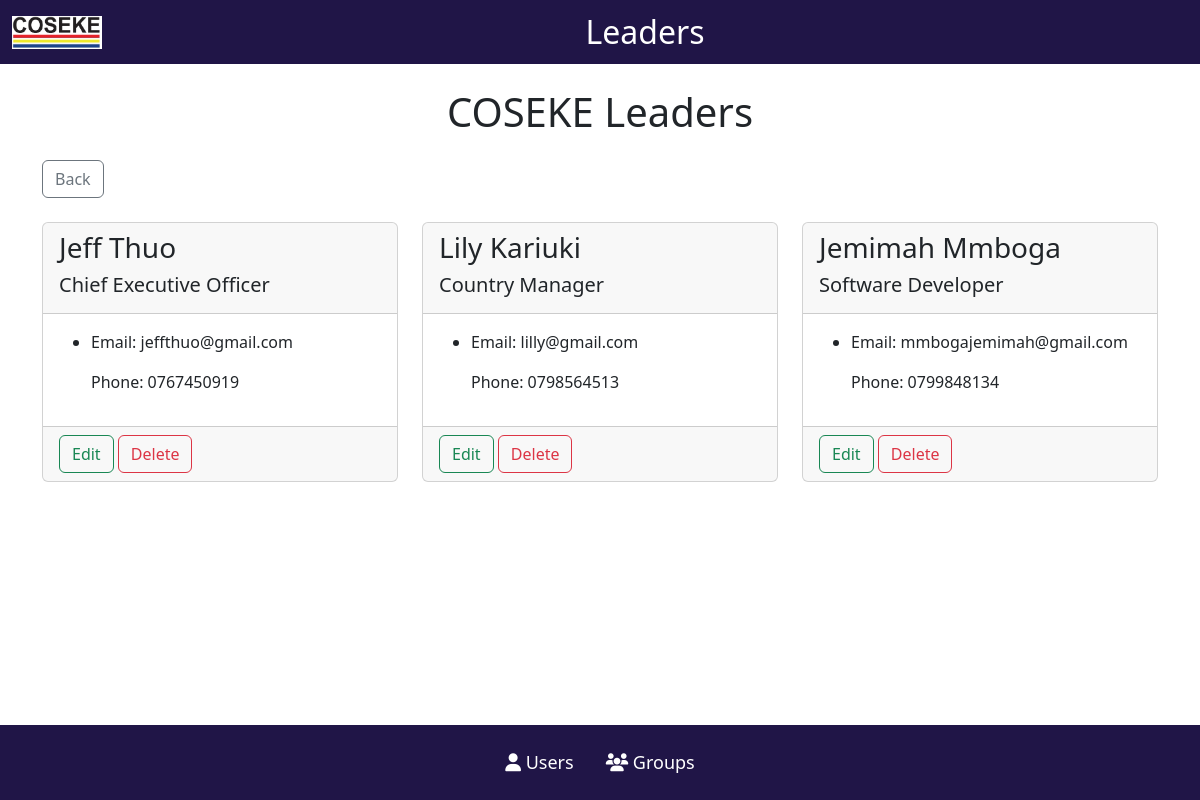
/organization-leaders/1/, run on an earlier commit of the app's database.
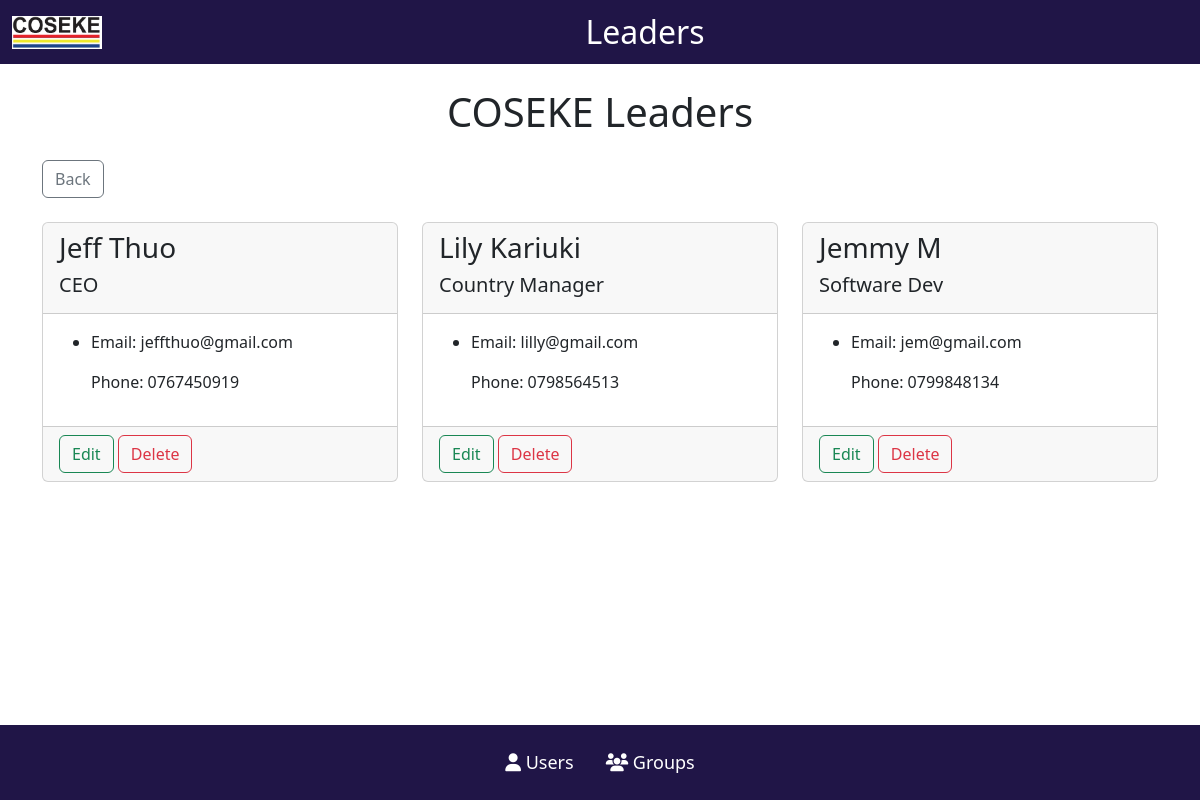
And on a later commit of the database.
### base/models.py (models this page shows, shortened)
class Leader(models.Model):
    id = models.AutoField(primary_key=True)
    organization = models.ForeignKey(Organization, on_delete=models.CASCADE)
    name = models.CharField(max_length=100)
    title = models.CharField(max_length=100)
    email = models.CharField(max_length=150)
    contact = models.CharField(max_length=20)

### base/views.py (the view)
# urls.py: path("organization-leaders/<int:organization_id>/", views.organization_leaders, name='organization_leaders'),
def organization_leaders(request, organization_id):
    organization = get_object_or_404(Organization, id=organization_id)
    organization_leaders = Leader.objects.filter(organization=organization)
    context = {
        'organization': organization,
        'leaders': organization_leaders
    }
    return render(request, 'base/organization_leaders.html', context)

### base/templates/base/organization_leaders.html (shortened to what this page needs)
{% load static %}
<!DOCTYPE html>
<html>
<head>
    <link rel="stylesheet" href="{% static '/css/main.css' %}" type="text/css">
    <link rel="stylesheet" href="https://cdn.jsdelivr.net/npm/bootstrap@5.3.0/dist/css/bootstrap.min.css">
    <link rel="stylesheet" href="https://cdnjs.cloudflare.com/ajax/libs/font-awesome/6.4.0/css/all.min.css" />
</head>
<body>
    <nav class="navbar navbar-color">
        <div class="container-fluid d-flex align-items-center">
            <img class="logo-image" src="{% static '/images/logo.jpg' %}" alt="logo">
            <a class="navbar-brand d-flex mx-auto" href="#">
                <h2 class="mb-0">Leaders</h2>
            </a>
        </div>
    </nav>
    <h1 class="text-center mt-4 mb-4">{{organization.organization_name}} Leaders</h1>
    <div class="container">
        <a href="{% url 'organization_names' %}" class="btn btn-outline-secondary mb-4">Back</a>
        <div class="row card-row">
            {% for leader in leaders %}
                <div class="col-md-4">
                    <div class="card mb-4">
                        <div class="card-header">
                            <h3>{{ leader.name }}</h3>
                            <h5>{{ leader.title }}</h5>
                        </div>
                        <div class="card-body">
                            <ul>
                                <li>
                                    <p>Email: {{ leader.email }}</p>
                                    <p>Phone: {{ leader.contact }}</p>
                                </li>
                            </ul>
                        </div>
                        <div class="card-footer">
                            <a href="{% url 'edit_leader' organization_id=organization.id leader_id=leader.id%}" class="btn btn-outline-success">Edit</a>
                            <a href="{% url 'delete_leader' organization_id=organization.id leader_id=leader.id %}" class="btn btn-outline-danger">Delete</a>
                        </div>
                    </div>
                </div>
            {% endfor %}
        </div>
    </div>
    <footer class="home-footer text-white p-4 fixed-bottom">
        <div class="d-flex justify-content-center align-items-center">
            <span class="me-3" style="font-size: 18px;">
            <i class="fas fa-user"></i> Users
            </span>
            <span class="ms-3" style="font-size: 18px;">
            <i class="fas fa-users"></i> Groups
            </span>
        </div>
    </footer>
</body>
</html>

What changed in the data, as far as the page shows it:
changed Leader "Jeff Thuo": title "Chief Executive Officer" → "CEO"
changed Leader: name "Jemimah Mmboga" → "Jemmy M"; title "Software Developer" → "Software Dev"; email "mmbogajemimah@gmail.com" → "jem@gmail.com"
